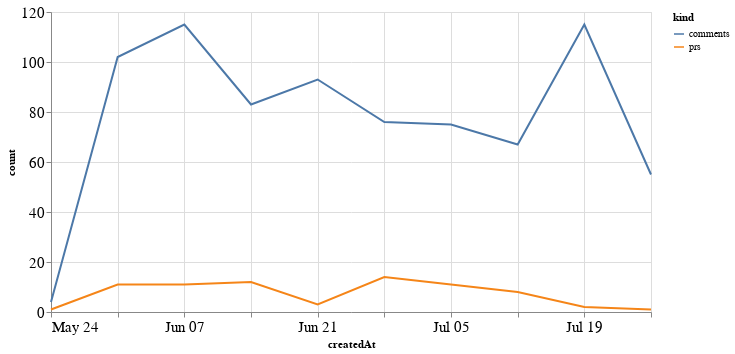

The notebook cell this image was saved under:
### Code cell
alt.Chart(total_time, width=600).mark_line().encode(
    x='createdAt',
    y='count',
    color='kind'
)

### Figure 1 — Vega-Lite specification as saved in the notebook (floating-point values rounded to 4 significant figures)
{"config": {"axisLeft": {"labelFontSize": 15}, "axisBottom": {"labelFontSize": 15}}, "data": {"name": "data-03c87492dff624c458b0c8b98b839d2d"}, "mark": "line", "encoding": {"color": {"type": "nominal", "field": "kind"}, "x": {"type": "temporal", "field": "createdAt"}, "y": {"type": "quantitative", "field": "count"}}, "width": 600, "$schema": "https://vega.github.io/schema/vega-lite/v4.8.1.json", "datasets": {"data-03c87492dff624c458b0c8b98b839d2d": [{"createdAt": "2020-05-24T00:00:00", "kind": "prs", "count": 1}, {"createdAt": "2020-05-31T00:00:00", "kind": "prs", "count": 11}, {"createdAt": "2020-06-07T00:00:00", "kind": "prs", "count": 11}, {"createdAt": "2020-06-14T00:00:00", "kind": "prs", "count": 12}, {"createdAt": "2020-06-21T00:00:00", "kind": "prs", "count": 3}, {"createdAt": "2020-06-28T00:00:00", "kind": "prs", "count": 14}, {"createdAt": "2020-07-05T00:00:00", "kind": "prs", "count": 11}, {"createdAt": "2020-07-12T00:00:00", "kind": "prs", "count": 8}, {"createdAt": "2020-07-19T00:00:00", "kind": "prs", "count": 2}, {"createdAt": "2020-07-26T00:00:00", "kind": "prs", "count": 1}, {"createdAt": "2020-05-24T00:00:00", "kind": "comments", "count": 4}, {"createdAt": "2020-05-31T00:00:00", "kind": "comments", "count": 102}, {"createdAt": "2020-06-07T00:00:00", "kind": "comments", "count": 115}, {"createdAt": "2020-06-14T00:00:00", "kind": "comments", "count": 83}, {"createdAt": "2020-06-21T00:00:00", "kind": "comments", "count": 93}, {"createdAt": "2020-06-28T00:00:00", "kind": "comments", "count": 76}, {"createdAt": "2020-07-05T00:00:00", "kind": "comments", "count": 75}, {"createdAt": "2020-07-12T00:00:00", "kind": "comments", "count": 67}, {"createdAt": "2020-07-19T00:00:00", "kind": "comments", "count": 115}, {"createdAt": "2020-07-26T00:00:00", "kind": "comments", "count": 55}]}}
